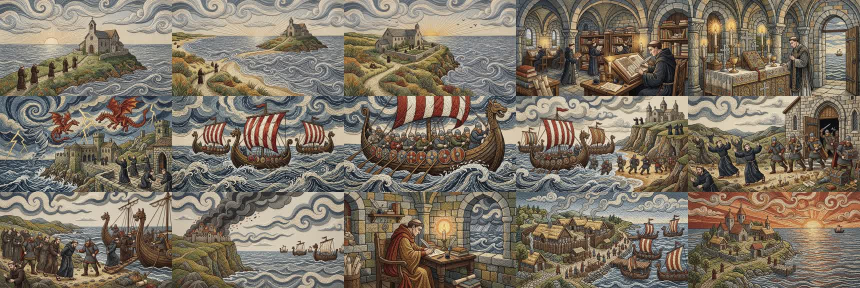
#> input picture documentary-video/references/approved-examples/contact-sheet-all-15.jpg, 1720 x 576 px (shown at 1/2 size)
$ python thumbnail.py ../references/approved-examples/contact-sheet-all-15.jpg out.png
#> lines starting #> are read from the running program, lines starting #| are printed output that depends on the picture
"""Put bold, readable thumbnail text on a text-free Flow image -> 1280x720 JPEG.

Flow (nano2) misspells text, so the picture is generated WITHOUT text and the words are added here.

  python3 thumbnail.py base.jpg out.jpg \
      --text "LEGEND|318|92|118|cream" --text "REALITY|965|92|118|red"
  python3 thumbnail.py base.jpg out.jpg --darken left \
      --text "WAS HE|40|250|130|cream|lm" --text "REAL?|40|400|175|red|lm"

--text "WORDS|x|y|size|color[|anchor]"  (1280x720 coordinates; anchor is a Pillow anchor, default mm = centre)
colors: cream, red, gold, white, or #rrggbb.  --darken left|right|top|bottom adds a soft dark gradient behind text.
Rules: 2-3 words total, huge, high contrast; keep the bottom-right corner clear (YouTube draws the duration there).
"""
import argparse
from PIL import Image, ImageDraw, ImageFont, ImageFilter

FONT = "/usr/share/fonts/truetype/noto/NotoSans-CondensedBlack.ttf"
COLORS = {"cream": (250, 236, 200), "red": (235, 70, 50), "gold": (245, 190, 60), "white": (255, 255, 255)}
W, H = 1280, 720

def color(c):
    if c.startswith("#"): return tuple(int(c[i:i + 2], 16) for i in (1, 3, 5)) + (255,)
    return COLORS[c] + (255,)

def darken(im, side, depth=560, strength=150):
    ov = Image.new("RGBA", im.size, (0, 0, 0, 0)); d = ImageDraw.Draw(ov)
    n = depth if side in ("left", "right") else depth * H // W
    for i in range(n):
        a = int(strength * (1 - i / n))
        if side == "left": d.line([(i, 0), (i, H)], fill=(0, 0, 0, a))
        elif side == "right": d.line([(W - 1 - i, 0), (W - 1 - i, H)], fill=(0, 0, 0, a))
        elif side == "top": d.line([(0, i), (W, i)], fill=(0, 0, 0, a))
        else: d.line([(0, H - 1 - i), (W, H - 1 - i)], fill=(0, 0, 0, a))
    im.alpha_composite(ov)

def label(im, s, x, y, size, fill, anchor="mm"):
    f = ImageFont.truetype(FONT, size); stroke = max(6, size // 12)
    sh = Image.new("RGBA", im.size, (0, 0, 0, 0))   # soft drop shadow
    ImageDraw.Draw(sh).text((x + 6, y + 8), s, font=f, fill=(0, 0, 0, 200), anchor=anchor, stroke_width=stroke, stroke_fill=(0, 0, 0, 200))
    im.alpha_composite(sh.filter(ImageFilter.GaussianBlur(8)))
    ImageDraw.Draw(im).text((x, y), s, font=f, fill=fill, anchor=anchor, stroke_width=stroke, stroke_fill=(15, 12, 10, 255))

ap = argparse.ArgumentParser()
ap.add_argument("base"); ap.add_argument("out")
ap.add_argument("--text", action="append", default=[]); ap.add_argument("--darken", choices=["left", "right", "top", "bottom"])
a = ap.parse_args()
im = Image.open(a.base).convert("RGBA").resize((W, H), Image.LANCZOS)
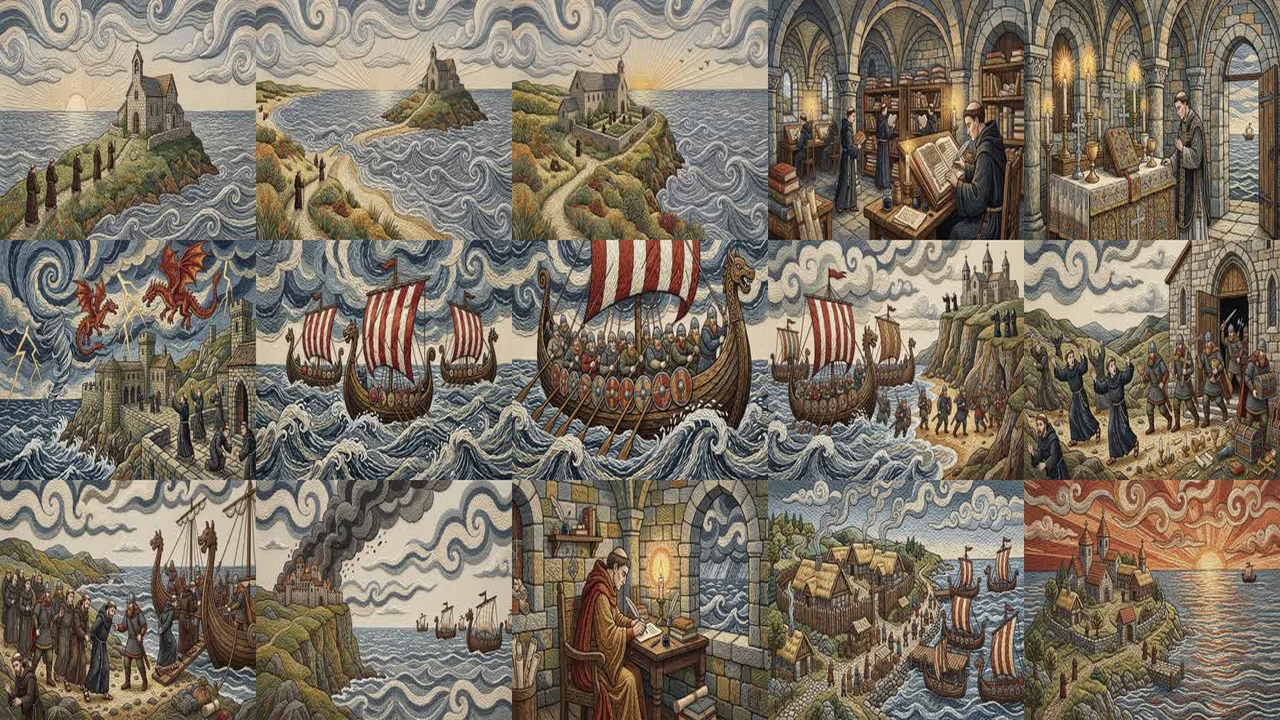
#> im: PIL image 1280x720 RGBA; mean R, G, B, A 124.7, 114.4, 99.7, 255
if a.darken: darken(im, a.darken)
for t in a.text:
    p = t.split("|")
    label(im, p[0], int(p[1]), int(p[2]), int(p[3]), color(p[4]), p[5] if len(p) > 5 else "mm")
im.convert("RGB").save(a.out, quality=92)
print(a.out)

$ run again, on documentary-video/references/approved-examples/scene07.jpg
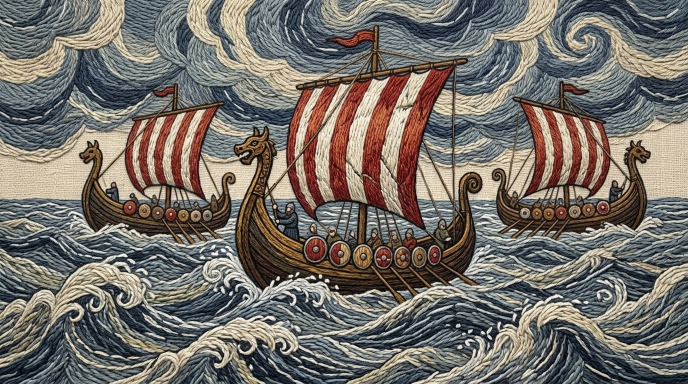
#> input picture documentary-video/references/approved-examples/scene07.jpg, 1376 x 768 px (shown at 1/2 size)
#> `im = Image.open(a.base).convert("RGBA").resize((W, H), Image.LANCZOS)`:
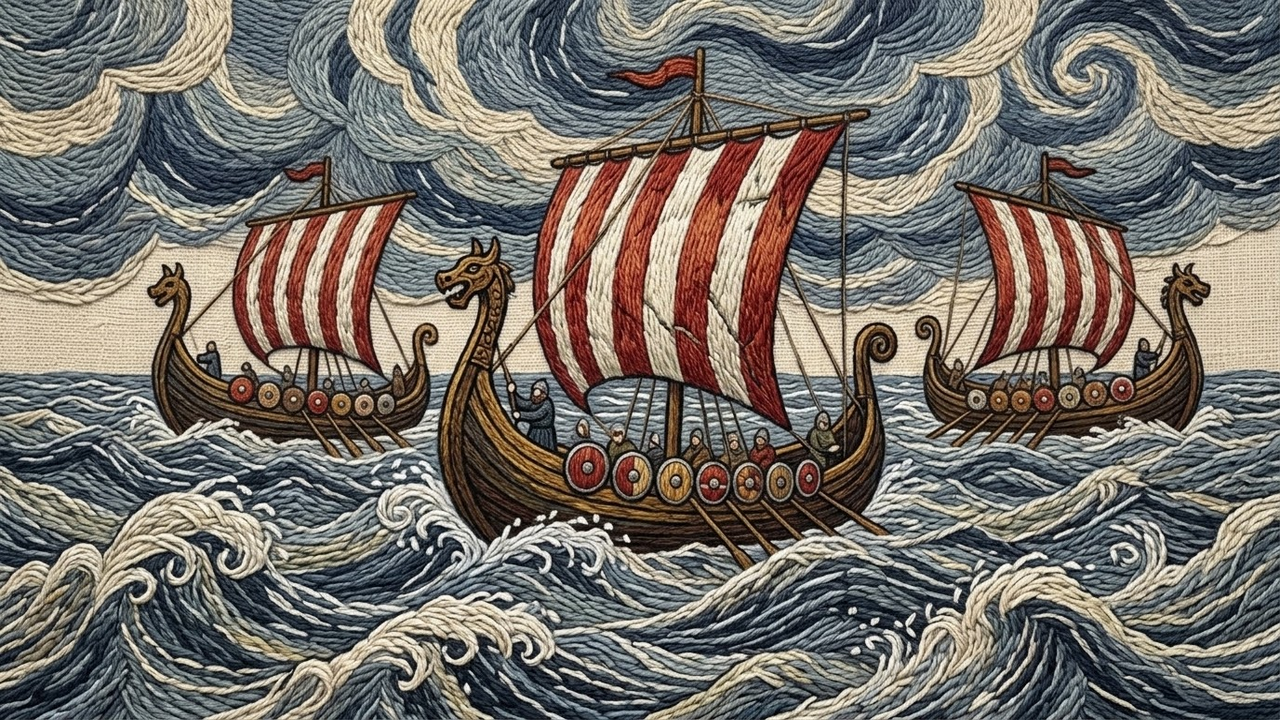
#> im: PIL image 1280x720 RGBA; mean R, G, B, A 117.9, 112.4, 106.1, 255

$ run again, on documentary-video/references/approved-examples/scene08.jpg
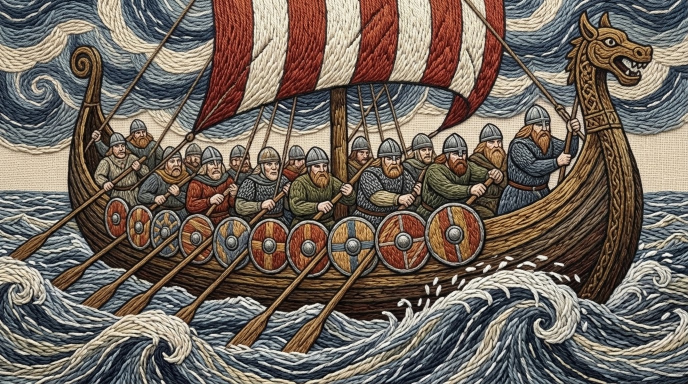
#> input picture documentary-video/references/approved-examples/scene08.jpg, 1376 x 768 px (shown at 1/2 size)
#> `im = Image.open(a.base).convert("RGBA").resize((W, H), Image.LANCZOS)`:
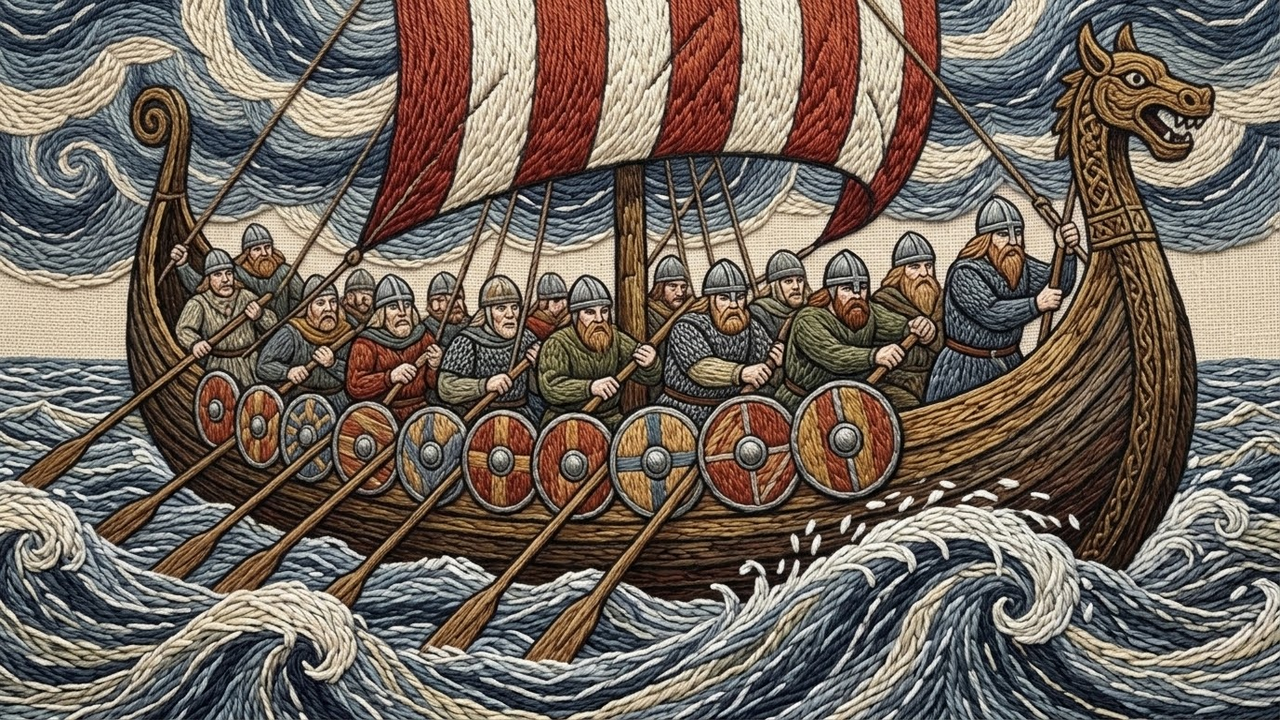
#> im: PIL image 1280x720 RGBA; mean R, G, B, A 112.5, 101.5, 92.4, 255

$ run again, on documentary-video/references/approved-examples/scene10.jpg
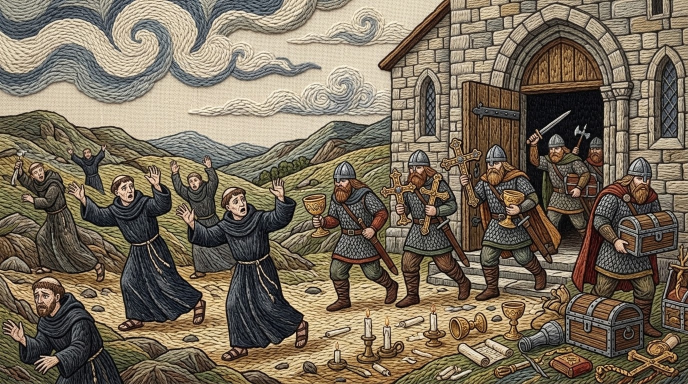
#> input picture documentary-video/references/approved-examples/scene10.jpg, 1376 x 768 px (shown at 1/2 size)
#> `im = Image.open(a.base).convert("RGBA").resize((W, H), Image.LANCZOS)`:
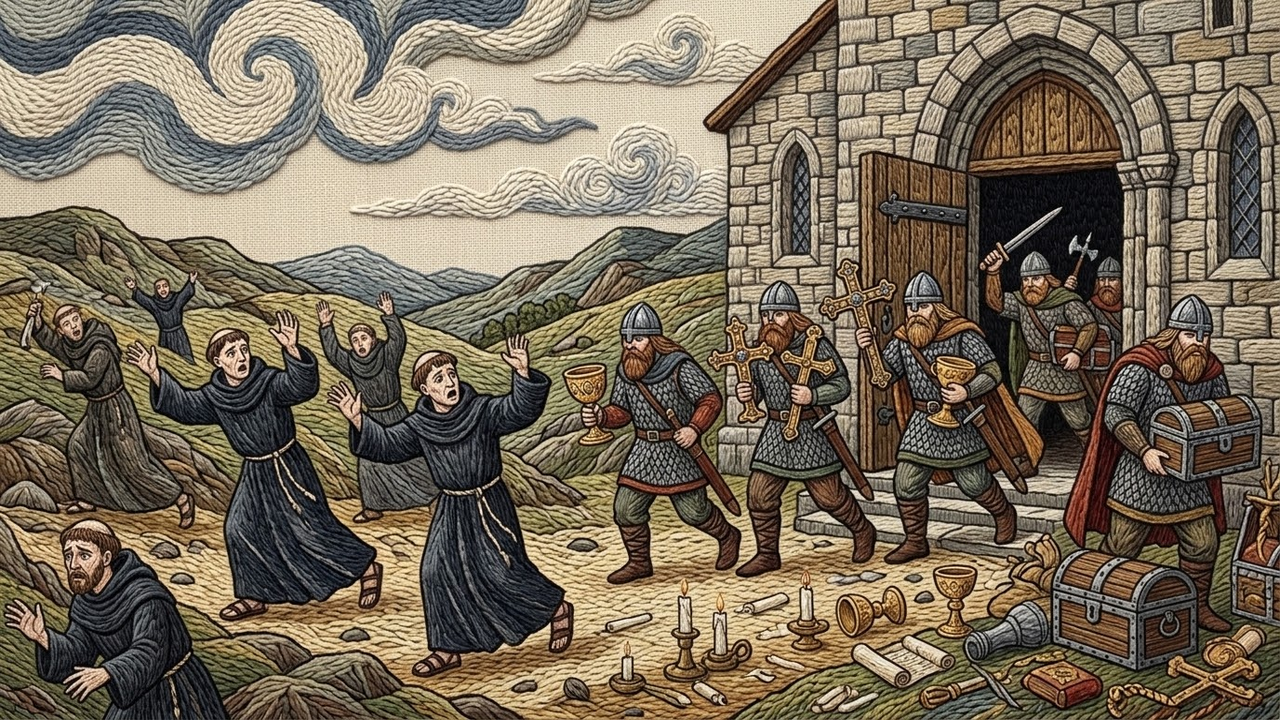
#> im: PIL image 1280x720 RGBA; mean R, G, B, A 120.6, 108.5, 90.8, 255
